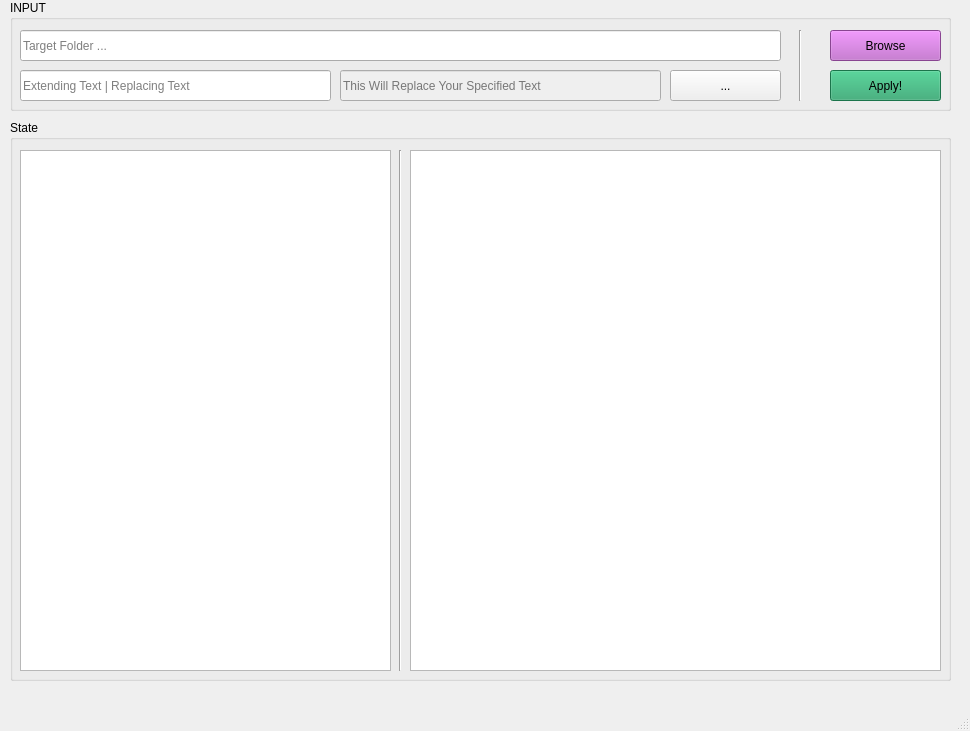
<?xml version="1.0" encoding="UTF-8"?>
<ui version="4.0">
 <class>MainWindow</class>
 <widget class="QMainWindow" name="MainWindow">
  <property name="geometry">
   <rect>
    <x>0</x>
    <y>0</y>
    <width>970</width>
    <height>731</height>
   </rect>
  </property>
  <property name="windowTitle">
   <string>MainWindow</string>
  </property>
  <widget class="QWidget" name="centralwidget">
   <widget class="QGroupBox" name="inputGroupBox">
    <property name="geometry">
     <rect>
      <x>10</x>
      <y>0</y>
      <width>941</width>
      <height>111</height>
     </rect>
    </property>
    <property name="title">
     <string>INPUT</string>
    </property>
    <widget class="QToolButton" name="btnOperationMode">
     <property name="geometry">
      <rect>
       <x>660</x>
       <y>70</y>
       <width>111</width>
       <height>31</height>
      </rect>
     </property>
     <property name="cursor">
      <cursorShape>PointingHandCursor</cursorShape>
     </property>
     <property name="text">
      <string>...</string>
     </property>
    </widget>
    <widget class="QLineEdit" name="txtFolderPath">
     <property name="geometry">
      <rect>
       <x>10</x>
       <y>30</y>
       <width>761</width>
       <height>31</height>
      </rect>
     </property>
     <property name="whatsThis">
      <string>Target folder path</string>
     </property>
     <property name="inputMask">
      <string/>
     </property>
     <property name="placeholderText">
      <string>Target Folder ...</string>
     </property>
    </widget>
    <widget class="QPushButton" name="btnSelectFolder">
     <property name="geometry">
      <rect>
       <x>820</x>
       <y>30</y>
       <width>111</width>
       <height>31</height>
      </rect>
     </property>
     <property name="cursor">
      <cursorShape>OpenHandCursor</cursorShape>
     </property>
     <property name="styleSheet">
      <string notr="true">font: 57 10pt &quot;Ubuntu Sans&quot;;
background-color: rgb(192, 97, 203);
selection-color: rgb(97, 53, 131);
border-color: rgb(0, 0, 0);</string>
     </property>
     <property name="text">
      <string>Browse</string>
     </property>
    </widget>
    <widget class="QPushButton" name="btnApply">
     <property name="geometry">
      <rect>
       <x>820</x>
       <y>70</y>
       <width>111</width>
       <height>31</height>
      </rect>
     </property>
     <property name="cursor">
      <cursorShape>OpenHandCursor</cursorShape>
     </property>
     <property name="styleSheet">
      <string notr="true">font: 57 10pt &quot;Ubuntu Sans&quot;;
border-color: rgb(0, 0, 0);
background-color: rgb(38, 162, 105);
selection-color: rgb(143, 240, 164);</string>
     </property>
     <property name="text">
      <string>Apply!</string>
     </property>
    </widget>
    <widget class="QLineEdit" name="txtPartialText">
     <property name="geometry">
      <rect>
       <x>10</x>
       <y>70</y>
       <width>311</width>
       <height>31</height>
      </rect>
     </property>
     <property name="whatsThis">
      <string>Text to be appended/prepended/Text to be replaced on original filename.,,</string>
     </property>
     <property name="inputMask">
      <string/>
     </property>
     <property name="placeholderText">
      <string>Extending Text | Replacing Text</string>
     </property>
    </widget>
    <widget class="QLineEdit" name="txtSubstitute">
     <property name="enabled">
      <bool>false</bool>
     </property>
     <property name="geometry">
      <rect>
       <x>330</x>
       <y>70</y>
       <width>321</width>
       <height>31</height>
      </rect>
     </property>
     <property name="whatsThis">
      <string>Target folder path</string>
     </property>
     <property name="inputMask">
      <string/>
     </property>
     <property name="placeholderText">
      <string>This Will Replace Your Specified Text</string>
     </property>
    </widget>
    <widget class="Line" name="line">
     <property name="geometry">
      <rect>
       <x>780</x>
       <y>30</y>
       <width>21</width>
       <height>71</height>
      </rect>
     </property>
     <property name="orientation">
      <enum>Qt::Vertical</enum>
     </property>
    </widget>
   </widget>
   <widget class="QGroupBox" name="stateBox">
    <property name="geometry">
     <rect>
      <x>10</x>
      <y>120</y>
      <width>941</width>
      <height>561</height>
     </rect>
    </property>
    <property name="title">
     <string>State</string>
    </property>
    <property name="flat">
     <bool>false</bool>
    </property>
    <widget class="QListWidget" name="currentPathContentList">
     <property name="geometry">
      <rect>
       <x>10</x>
       <y>30</y>
       <width>371</width>
       <height>521</height>
      </rect>
     </property>
     <property name="frameShape">
      <enum>QFrame::StyledPanel</enum>
     </property>
     <property name="frameShadow">
      <enum>QFrame::Sunken</enum>
     </property>
     <property name="viewMode">
      <enum>QListView::ListMode</enum>
     </property>
    </widget>
    <widget class="Line" name="line_2">
     <property name="geometry">
      <rect>
       <x>380</x>
       <y>30</y>
       <width>21</width>
       <height>521</height>
      </rect>
     </property>
     <property name="orientation">
      <enum>Qt::Vertical</enum>
     </property>
    </widget>
    <widget class="QTextEdit" name="txtChangesLog">
     <property name="enabled">
      <bool>true</bool>
     </property>
     <property name="geometry">
      <rect>
       <x>400</x>
       <y>30</y>
       <width>531</width>
       <height>521</height>
      </rect>
     </property>
     <property name="readOnly">
      <bool>true</bool>
     </property>
    </widget>
   </widget>
  </widget>
  <widget class="QMenuBar" name="menubar">
   <property name="geometry">
    <rect>
     <x>0</x>
     <y>0</y>
     <width>970</width>
     <height>22</height>
    </rect>
   </property>
  </widget>
  <widget class="QStatusBar" name="statusbar"/>
 </widget>
 <resources/>
 <connections/>
</ui>
